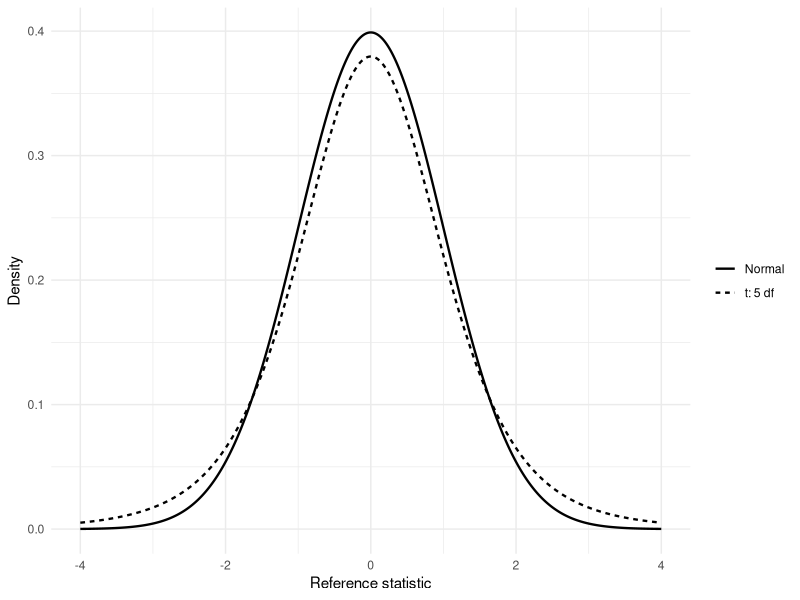
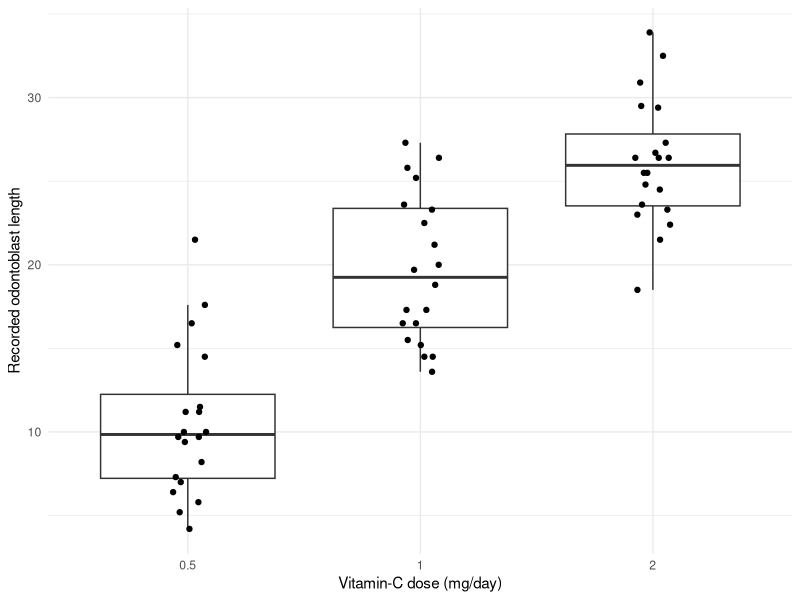
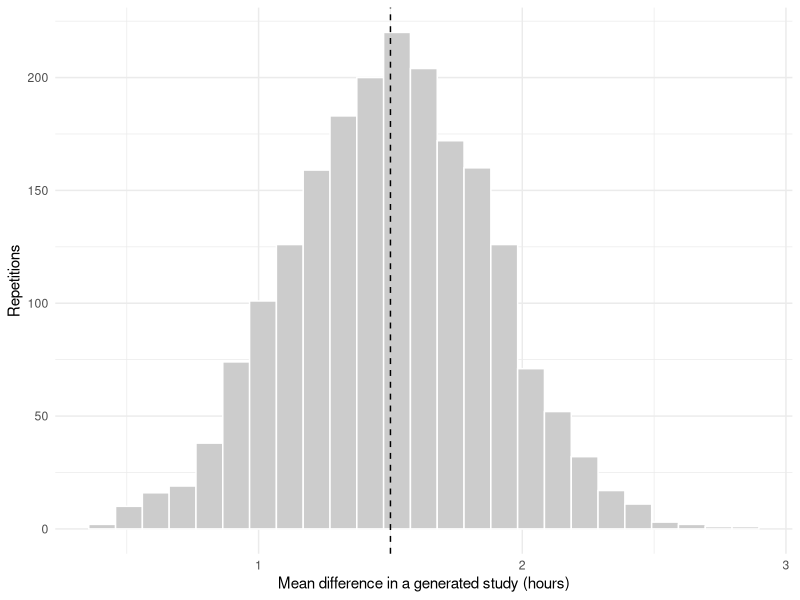
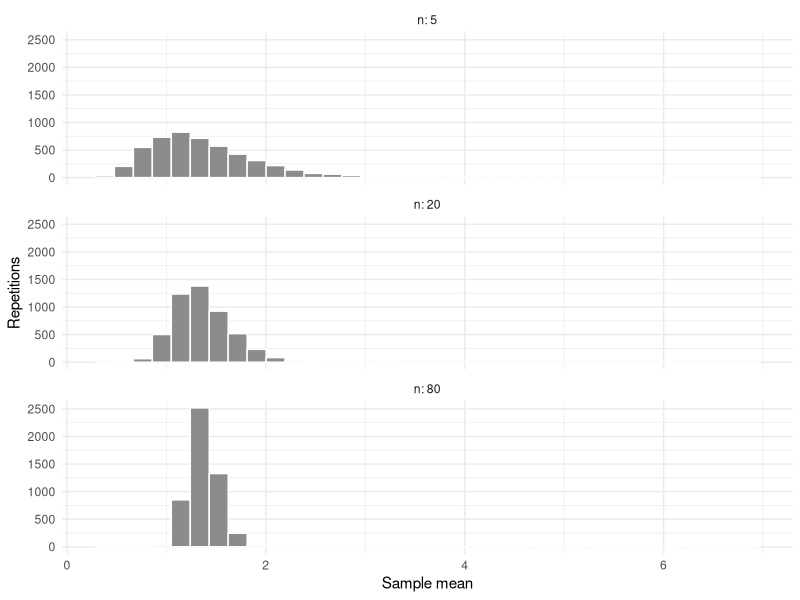
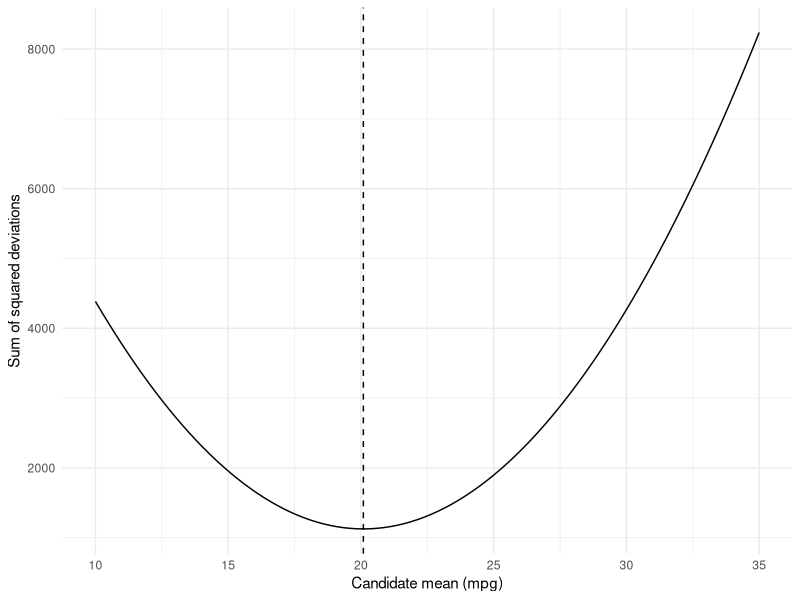
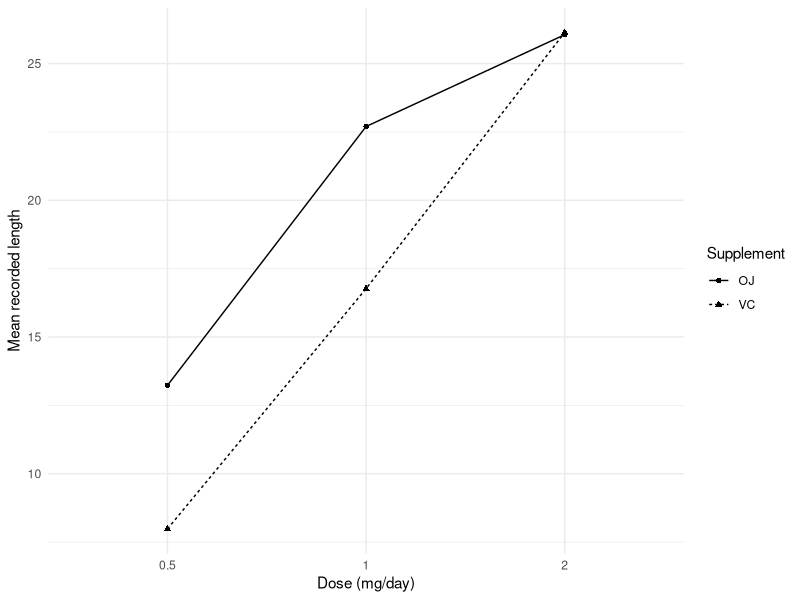

R code for these plots, in order:
## ---- chunk 1
#| label: setup
#| include: false
knitr::opts_chunk$set(echo = FALSE, warning = FALSE, message = FALSE)
if (knitr::is_latex_output()) knitr::opts_chunk$set(
    dev = "cairo_pdf")
options(digits = 4, width = 72)
library(ggplot2)
theme_set(theme_minimal(base_size = 11))
## ---- chunk 2
#| label: ch6-retain
#| echo: true
sleep_wide <- tidyr::pivot_wider(sleep, id_cols = ID,
  names_from = group, values_from = extra, names_prefix = "drug_")
complete_pair <- complete.cases(sleep_wide[c("drug_1", "drug_2")])
sleep_wide <- sleep_wide[complete_pair, ]
difference <- sleep_wide$drug_2 - sleep_wide$drug_1
c(n = length(difference), mean = mean(difference), SD = sd(difference))
## ---- chunk 3
#| label: ch6app-a-distributions
#| echo: true
mass_at_4 <- dbinom(4, size = 20, prob = .30)
cumulative_at_4 <- pbinom(4, size = 20, prob = .30)
percentile_90 <- qbinom(.90, size = 20, prob = .30)
c(mass = mass_at_4, cumulative = cumulative_at_4,
  percentile = percentile_90)
dnorm(0)
pnorm(1) - pnorm(-1)
qnorm(.975)
## ---- chunk 4
#| label: ch6app-a-reference-quantiles
#| echo: true
c(normal = qnorm(.975), t_5 = qt(.975, 5),
  t_9 = qt(.975, 9), t_30 = qt(.975, 30))
qchisq(.95, df = 4)
qf(.95, df1 = 2, df2 = 40)
pchisq(10, df = 4, lower.tail = FALSE)
pf(4, df1 = 2, df2 = 40, lower.tail = FALSE)
## ---- chunk 5
#| label: fig-ch6app-a-normal-t
#| echo: false
#| fig-cap: "Standard normal and t densities. The heavier t tails produce larger finite-df critical values."
#| fig-alt: "The t curve with five degrees of freedom is lower near zero and higher in the tails than the standard normal curve."
ref_x <- seq(-4, 4, length.out = 801)
ref <- rbind(
  data.frame(x = ref_x, density = dnorm(ref_x),
    Model = "Normal"),
  data.frame(x = ref_x, density = dt(ref_x, 5),
    Model = "t: 5 df")
)
ggplot2::ggplot(ref, ggplot2::aes(x, density,
    linetype = Model)) +
  ggplot2::geom_line(linewidth = .8) +
  ggplot2::labs(x = "Reference statistic", y = "Density",
    linetype = NULL)
## ---- chunk 6
#| label: ch6-interval-arithmetic
#| echo: true
n <- length(difference)
estimate <- mean(difference)
s <- sd(difference)
se <- s / sqrt(n)
critical <- qt(.975, df = n - 1)
interval <- estimate + c(-1, 1) * critical * se
interval
## ---- chunk 7
#| label: ch6-paired-t
#| echo: true
result <- t.test(sleep_wide$drug_2, sleep_wide$drug_1,
                 paired = TRUE, mu = 0, conf.level = .95)
result$estimate
result$stderr
result$conf.int
result$statistic
result$parameter
result$p.value
## ---- chunk 8
#| label: ch6-equivalence
#| echo: true
difference_result <- t.test(difference, mu = 0, conf.level = .95)
difference_result$estimate
difference_result$conf.int
## ---- chunk 9
#| label: ch6-sidedness
#| echo: true
t.test(difference, mu = 0, alternative = "greater")$p.value
t.test(difference, mu = 0, conf.level = .99)$conf.int
## ---- chunk 10
#| label: ch6-method-data
#| echo: true
cars <- mtcars
cars$transmission <- factor(cars$am, levels = c(0, 1),
                            labels = c("Automatic", "Manual"))
cars$mpg20 <- factor(cars$mpg >= 20,
                     levels = c(FALSE, TRUE),
                     labels = c("Below 20", "At least 20"))
mpg <- cars$mpg[!is.na(cars$mpg)]
head(cars[c("mpg", "wt", "transmission", "mpg20")])
c(observed = length(mpg), missing = sum(is.na(cars$mpg)))
## ---- chunk 11
#| label: ch6-known-sd
#| echo: true
n_mpg <- length(mpg)
estimate_mpg <- mean(mpg)
z_se <- 5 / sqrt(n_mpg)
z <- (estimate_mpg - 20) / z_se
z_ci <- estimate_mpg + c(-1, 1) * qnorm(.975) * z_se
c(mean = estimate_mpg, SE = z_se, z = z)
z_ci
## ---- chunk 12
#| label: ch6-one-t
#| echo: true
mpg_se <- sd(mpg) / sqrt(n_mpg)
mpg_ci <- estimate_mpg + c(-1, 1) * qt(.975, n_mpg - 1) * mpg_se
one_t <- t.test(mpg, mu = 20)
c(mean = estimate_mpg, SD = sd(mpg), SE = mpg_se)
mpg_ci
one_t$statistic
one_t$p.value
## ---- chunk 13
#| label: ch6-welch
#| echo: true
car_rows <- complete.cases(cars[c("mpg", "transmission")])
car_groups <- cars[car_rows, ]
auto <- car_groups$mpg[car_groups$transmission == "Automatic"]
manual <- car_groups$mpg[car_groups$transmission == "Manual"]
a <- var(auto) / length(auto)
b <- var(manual) / length(manual)
welch_se <- sqrt(a + b)
welch_df <- (a + b)^2 /
  (a^2 / (length(auto) - 1) + b^2 / (length(manual) - 1))
welch <- t.test(auto, manual)
c(n_auto = length(auto), n_manual = length(manual),
  auto_mean = mean(auto), manual_mean = mean(manual),
  difference = mean(auto) - mean(manual), SE = welch_se, df = welch_df)
welch$conf.int
welch$p.value
## ---- chunk 14
#| label: ch6-proportion
#| echo: true
successes <- sum(cars$mpg >= 20, na.rm = TRUE)
trials <- sum(!is.na(cars$mpg))
phat <- successes / trials
p0 <- .5
score_z <- (phat - p0) / sqrt(p0 * (1 - p0) / trials)
zcrit <- qnorm(.975)
wilson_center <- (phat + zcrit^2 / (2 * trials)) /
  (1 + zcrit^2 / trials)
wilson_half <- zcrit / (1 + zcrit^2 / trials) *
  sqrt(phat * (1 - phat) / trials + zcrit^2 / (4 * trials^2))
wilson_ci <- wilson_center + c(-1, 1) * wilson_half
score <- prop.test(successes, trials, p = p0, correct = FALSE)
c(successes = successes, trials = trials, proportion = phat, z = score_z)
wilson_ci
score$statistic
score$p.value
## ---- chunk 15
#| label: ch6-correlation-data
#| echo: true
car_pairs <- cars[complete.cases(cars[c("wt", "mpg")]), ]
r <- cor(car_pairs$wt, car_pairs$mpg)
r
## ---- chunk 16
#| label: ch6-correlation-test
#| echo: true
n_r <- nrow(car_pairs)
fisher_ci <- tanh(atanh(r) + c(-1, 1) * qnorm(.975) / sqrt(n_r - 3))
cor_test <- cor.test(car_pairs$wt, car_pairs$mpg)
fisher_ci
cor_test$statistic
cor_test$p.value
## ---- chunk 17
#| label: ch6-categorical
#| echo: true
categorical <- cars[complete.cases(cars[c("transmission", "mpg20")]), ]
counts <- table(categorical$transmission, categorical$mpg20)
counts
rowSums(counts)
prop.table(counts, margin = 1)
chi_result <- chisq.test(counts, correct = FALSE)
chi_result$expected
chi_result$residuals
chi_result$stdres
chi_result$statistic
chi_result$p.value
cramers_v <- sqrt(as.numeric(chi_result$statistic) / sum(counts))
cramers_v
## ---- chunk 18
#| label: ch6-fisher
#| echo: true
fisher <- fisher.test(counts)
fisher$p.value
## ---- chunk 19
#| label: ch6-growth-data
#| echo: true
growth <- ToothGrowth
growth$dose <- factor(growth$dose, levels = c(.5, 1, 2))
growth$supp <- factor(growth$supp, levels = c("OJ", "VC"))
table(growth$dose, growth$supp)
dose_n <- table(growth$dose)
dose_mean <- tapply(growth$len, growth$dose, mean)
dose_sd <- tapply(growth$len, growth$dose, sd)
data.frame(dose = names(dose_n), n = as.integer(dose_n),
           mean = dose_mean, SD = dose_sd)
## ---- chunk 20
#| label: fig-ch6-dose
#| echo: false
#| fig-pos: H
#| fig-cap: "Individual lengths and distributions for the three dose groups."
#| fig-alt: "Boxplots and individual observations show progressively higher recorded lengths at doses 0.5, 1 and 2 mg/day."
ggplot(growth, aes(dose, len)) + geom_boxplot(outlier.shape = NA) +
  geom_point(position = position_jitter(width = .08, height = 0, seed = 606)) +
  labs(x = "Vitamin-C dose (mg/day)", y = "Recorded odontoblast length")
## ---- chunk 21
#| label: ch6-dose-anova
#| echo: true
dose_aov <- aov(len ~ dose, data = growth)
summary(dose_aov)
dose_lm <- lm(len ~ dose, data = growth)
SSB <- sum(dose_n * (dose_mean - mean(growth$len))^2)
SSE <- sum(resid(dose_lm)^2)
MSE <- SSE / df.residual(dose_lm)
c(SSB = SSB, SSE = SSE, MSE = MSE)
anova(dose_lm)
oneway.test(len ~ dose, data = growth)
## ---- chunk 22
#| label: ch6-magnitude
#| echo: true
SST <- SSB + SSE
eta <- SSB / SST
omega <- (SSB - 2 * MSE) / (SST + MSE)
c(eta_squared = eta, omega_squared = omega)
## ---- chunk 23
#| label: ch6-contrast
#| echo: true
weights <- c(-.5, -.5, 1)
contrast <- sum(weights * dose_mean)
contrast_se <- sqrt(MSE * sum(weights^2 / dose_n))
contrast_ci <- contrast + c(-1, 1) *
  qt(.975, df.residual(dose_lm)) * contrast_se
c(contrast = contrast, SE = contrast_se)
contrast_ci
TukeyHSD(dose_aov, "dose")
## ---- chunk 24
#| label: ch6-one-generated-study
#| echo: true
set.seed(60610)
one_sample <- rnorm(10, mean = 1.5, sd = 1.2)
one_mean <- mean(one_sample)
one_se <- sd(one_sample) / sqrt(10)
one_interval <- one_mean + c(-1, 1) * qt(.975, 9) * one_se
one_interval
1.5 >= one_interval[1] & 1.5 <= one_interval[2]
## ---- chunk 25
#| label: ch6-simulation
#| echo: true
set.seed(60610)
mu <- 1.5
sigma <- 1.2
n_sim <- 10
B <- 2000
sample_means <- numeric(B)
covered <- logical(B)
critical_sim <- qt(.975, df = n_sim - 1)
for (b in seq_len(B)) {
  sample_d <- rnorm(n_sim, mean = mu, sd = sigma)
  sample_means[b] <- mean(sample_d)
  sample_se <- sd(sample_d) / sqrt(n_sim)
  margin <- critical_sim * sample_se
  covered[b] <- abs(sample_means[b] - mu) <= margin
}
c(mean_of_means = mean(sample_means), empirical_SE = sd(sample_means),
  theoretical_SE = sigma / sqrt(n_sim), coverage = mean(covered))
## ---- chunk 26
#| label: fig-ch6-repetition
#| fig-cap: "Sample means from the declared independent normal-differences process."
#| fig-alt: "Simulated means cluster around the known value 1.5 hours and vary much less than the individual differences."
#| fig-width: 6.2
#| fig-height: 3.4
ggplot(data.frame(sample_means), aes(sample_means)) +
  geom_histogram(bins = 25, fill = "grey80", colour = "white") +
  geom_vline(xintercept = mu, linetype = 2) +
  labs(x = "Mean difference in a generated study (hours)",
       y = "Repetitions")
## ---- chunk 27
#| label: ch6app-a-binomial-simulation
#| echo: true
set.seed(6062)
B_binomial <- 20000
binomial <- rbinom(B_binomial, size = 20, prob = .30)
exact <- pbinom(4, size = 20, prob = .30)
mc <- mean(binomial <= 4)
mcse <- sqrt(mc * (1 - mc) / B_binomial)
## ---- chunk 28
#| label: ch6app-a-binomial-simulation-display-1
#| echo: false
knitr::kable(data.frame(
  Method = c("Exact model probability", "Monte Carlo approximation"),
  Probability = c(exact, mc),
  MC_SE = c(NA_real_, mcse)
), digits = 5,
  caption = paste(
    "A simulated probability and its numerical uncertainty."
  )
)
## ---- chunk 29
#| label: ch6app-a-sample-means
#| echo: true
simulate_means <- function(sample_size, repetitions,
    generator) {
  replicate(repetitions, mean(generator(sample_size)))
}
set.seed(6063)
sizes <- c(5, 20, 80)
sampling <- do.call(rbind, lapply(sizes,
    function(n_now) {
  data.frame(
    n = n_now,
    sample_mean = simulate_means(
      n_now, 5000, function(n) rlnorm(n, meanlog = 0, sdlog = .8)
    )
  )
}))
population_mean <- exp(.8^2 / 2)
population_sd <- sqrt((exp(.8^2) - 1) * exp(.8^2))
sampling_summary <- do.call(rbind, lapply(sizes,
    function(n_now) {
  estimates <- sampling$sample_mean[
    sampling$n == n_now]
  data.frame(n = n_now, Mean_estimate = mean(estimates),
             Empirical_SD = sd(estimates),
             Theoretical_SD = population_sd / sqrt(n_now),
             MC_SE_of_mean_estimate = sd(estimates) / sqrt(
    length(estimates)))
}))
## ---- chunk 30
#| label: ch6app-a-sample-means-display-1
#| echo: false
knitr::kable(sampling_summary, digits = 4,
  col.names = c("n", "Mean estimate", "Empirical SD", "Theoretical SD", "MC SE"),
               caption = paste(
    "Observation variability, estimator variability, and",
                 "Monte Carlo error."
               )
             )
## ---- chunk 31
#| label: fig-ch6app-a-sampling
#| echo: false
#| fig-cap: "Sample means from the same right-skewed lognormal process at three sample sizes."
#| fig-alt: "Histograms at sample sizes five, twenty, and eighty become progressively narrower and more symmetric, although the generating observation distribution is unchanged."
ggplot2::ggplot(sampling, ggplot2::aes(sample_mean)) +
  ggplot2::geom_histogram(bins = 35, fill = "grey55",
    colour = "white") +
  ggplot2::facet_wrap(~n, ncol = 1, labeller = ggplot2::label_both) +
  ggplot2::labs(x = "Sample mean", y = "Repetitions")
## ---- chunk 32
#| label: ch6-loss-optimizer
#| echo: true
mpg <- mtcars$mpg
squared_loss <- function(m, y) sum((y - m)^2)
mean_fit <- optimize(squared_loss, interval = range(mpg), y = mpg)
c(numerical = mean_fit$minimum, arithmetic = mean(mpg),
  minimum_loss = mean_fit$objective)
## ---- chunk 33
#| label: fig-ch6-loss
#| echo: false
#| fig-pos: H
#| fig-cap: "Squared loss is minimized at the recorded mean mpg."
#| fig-alt: "A convex squared-loss curve has its minimum at mean mpg 20.09."
loss_grid <- data.frame(m = seq(10, 35, length.out = 100))
loss_grid$loss <- sapply(loss_grid$m, squared_loss, y = mpg)
ggplot(loss_grid, aes(m, loss)) + geom_line() +
  geom_vline(xintercept = mean(mpg), linetype = 2) +
  labs(x = "Candidate mean (mpg)", y = "Sum of squared deviations")
## ---- chunk 34
#| label: ch6-binomial-likelihood
#| echo: true
successes <- sum(mtcars$mpg >= 20)
trials <- nrow(mtcars)
binomial_nll <- function(p, successes, trials) {
  -dbinom(successes, size = trials, prob = p, log = TRUE)
}
prop_fit <- optimize(binomial_nll, interval = c(0, 1),
                     successes = successes, trials = trials)
c(numerical = prop_fit$minimum, proportion = successes / trials)
## ---- chunk 35
#| label: ch6-normal-likelihood
#| echo: true
normal_nll <- function(par, y) {
  mu <- par[1]
  sigma <- exp(par[2])
  -sum(dnorm(y, mean = mu, sd = sigma, log = TRUE))
}
normal_fit <- optim(c(mean(mpg) - 1, log(sd(mpg))),
                    normal_nll, y = mpg, method = "BFGS", hessian = TRUE)
second_fit <- optim(c(mean(mpg) + 1, log(sd(mpg) / 2)),
                    normal_nll, y = mpg, method = "BFGS")
c(numerical_mean = normal_fit$par[1],
  numerical_scale = exp(normal_fit$par[2]),
  arithmetic_mean = mean(mpg),
  closed_form_scale = sqrt(mean((mpg - mean(mpg))^2)))
normal_fit$convergence
normal_fit$value - second_fit$value
eigen(normal_fit$hessian)$values
## ---- chunk 36
#| label: ch6-indicator-equivalence
#| echo: true
coef(dose_lm)
dose_levels <- levels(growth$dose)
new_doses <- data.frame(dose = factor(dose_levels, levels = dose_levels))
predict(dose_lm, new_doses)
## ---- chunk 37
#| label: ch6-adjusted-model
#| echo: true
growth <- ToothGrowth
growth$dose <- factor(growth$dose, levels = c(.5, 1, 2))
growth$supp <- factor(growth$supp, levels = c("OJ", "VC"))
supp_fit <- lm(len ~ supp, data = growth)
add_fit <- lm(len ~ supp + dose, data = growth)
coef(add_fit)
anova(supp_fit, add_fit)
## ---- chunk 38
#| label: ch6-adjusted-contrast
#| echo: true
L <- c(0, 0, -.5, 1)
adjusted <- sum(L * coef(add_fit))
adjusted_se <- sqrt(drop(t(L) %*% vcov(add_fit) %*% L))
adjusted_ci <- adjusted + c(-1, 1) *
  qt(.975, df.residual(add_fit)) * adjusted_se
c(contrast = adjusted, SE = adjusted_se)
adjusted_ci
## ---- chunk 39
#| label: ch6-factorial-cells
#| echo: true
cell_n <- with(growth, table(supp, dose))
cell_mean <- with(growth, tapply(len, list(supp, dose), mean))
cell_n
cell_mean
## ---- chunk 40
#| label: fig-ch6-factorial
#| echo: false
#| fig-pos: H
#| fig-cap: "Mean recorded lengths for the six dose–supplement combinations."
#| fig-alt: "OJ and VC profiles rise with dose but converge at 2 mg/day, showing nonparallel dose comparisons."
ggplot(growth, aes(dose, len, group = supp, linetype = supp, shape = supp)) +
  stat_summary(fun = mean, geom = "line") +
  stat_summary(fun = mean, geom = "point") +
  labs(x = "Dose (mg/day)", y = "Mean recorded length",
       linetype = "Supplement", shape = "Supplement")
## ---- chunk 41
#| label: ch6-factorial-test
#| echo: true
full_fit <- lm(len ~ supp * dose, data = growth)
anova(add_fit, full_fit)
rss_add <- sum(resid(add_fit)^2)
rss_full <- sum(resid(full_fit)^2)
df_full <- df.residual(full_fit)
interaction_F <- ((rss_add - rss_full) / 2) / (rss_full / df_full)
interaction_p <- pf(interaction_F, 2, df_full, lower.tail = FALSE)
c(F = interaction_F, p = interaction_p)
## ---- chunk 42
#| label: ch6-factorial-components
#| echo: true
dose_only <- lm(len ~ dose, data = growth)
component_ss <- c(
  sum(resid(dose_only)^2) - rss_add,
  sum(resid(supp_fit)^2) - rss_add,
  rss_add - rss_full
)
component_df <- c(1, 2, 2)
component_F <- (component_ss / component_df) / (rss_full / df_full)
data.frame(component = c("Supplement after dose", "Dose after supplement",
                          "Interaction"),
           df = component_df, SS = component_ss, F = component_F,
           p = pf(component_F, component_df, df_full, lower.tail = FALSE))
